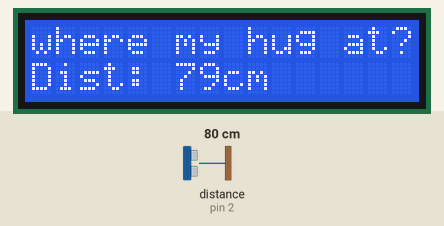
Bench run of a sketch on a simulated Arduino Uno, built with avr-gcc and run on an emulated ATmega328P. Shown: 16×2 character LCD. Wiring (inferred from the names in the program): ultrasonic range finder: trigger pin 2; echo pin 2. Inputs (shaded band) come from the test bench; at power-on: distance to the obstacle (sensor on pin 2) 80 cm. The echo pulse lasts 58.3 µs per cm; what the sketch prints to the serial monitor is not drawn.

Above: at 1.7 s.
1.8 s: distance to the obstacle (sensor on pin 2) set to 18 cm
At 2.19 s:
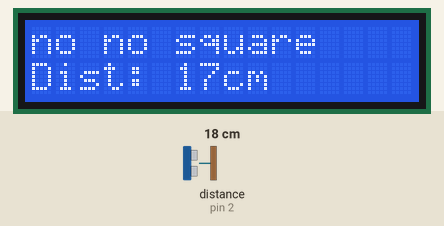
3.7 s: distance to the obstacle (sensor on pin 2) set to 12 cm
At 3.87 s:
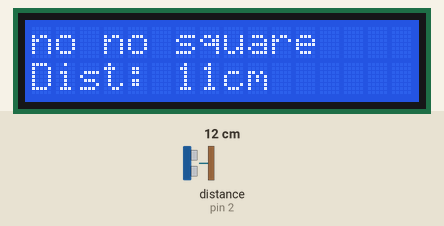
5.2 s: distance to the obstacle (sensor on pin 2) set to 9 cm
At 5.54 s:
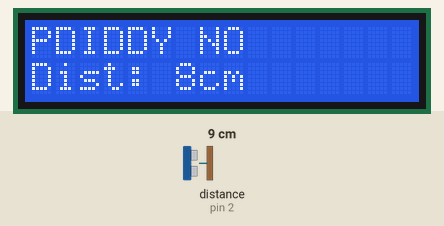
7.1 s: distance to the obstacle (sensor on pin 2) set to 120 cm
At 7.22 s:
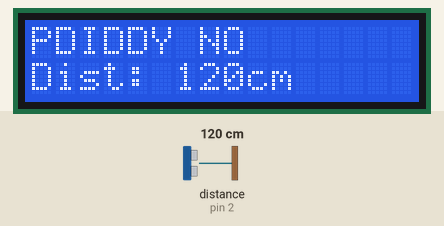
10.1 s: distance to the obstacle (sensor on pin 2) set to 2 cm
At 10.18 s:
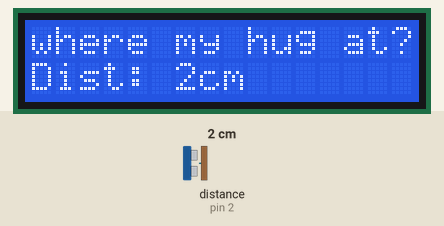
13.1 s: distance to the obstacle (sensor on pin 2) set to 9 cm
At 13.34 s:
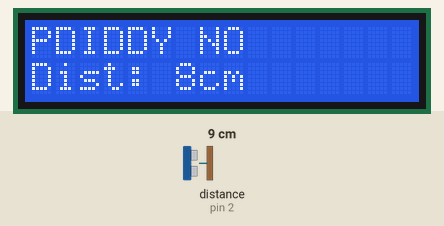

The sketch:

Project_UNO_Reverse.ino
```cpp
#include <LiquidCrystal.h>
#define sigPin 2 // Connect to the SIG pin on your sensor

long duration;
int distance;
LiquidCrystal lcd(12, 11, 8, 7, 6, 5);

void setup() {
    Serial.begin(9600);
    Serial.println("Distance measurement using 3-Pin/SIG Ultrasonic Sensor.");
    delay(500);

    lcd.begin(16, 2);
    lcd.setCursor(0, 0);
    lcd.print("Distance Monitor");
}

void loop() {
    // 1. Set the pin to OUTPUT to send the trigger pulse
    pinMode(sigPin, OUTPUT);
    digitalWrite(sigPin, LOW);
    delayMicroseconds(2);

    digitalWrite(sigPin, HIGH);
    delayMicroseconds(10);
    digitalWrite(sigPin, LOW);

    // 2. IMMEDIATELY switch the pin to INPUT to listen for the echo
    pinMode(sigPin, INPUT);
    duration = pulseIn(sigPin, HIGH);

    // 3. Calculate distance
    distance = duration * 0.0344 / 2;

    // 4. Print results
    Serial.print("Distance: ");
    Serial.print(distance);
    Serial.println(" cm");

    lcd.setCursor(0, 1);
    lcd.print("Dist: ");
    lcd.print(distance);
    lcd.print("cm   ");

    delay(100); // Wait before the next reading
    if(distance > 40) {
        lcd.begin(16, 2);
        lcd.setCursor(0, 0);
        lcd.print("where my hug at?");

	} else if (distance < 10) {
        lcd.begin(16, 2);
        lcd.setCursor(0, 0);
        lcd.print("PDIDDY NO");

	} else {
        lcd.begin(16, 2);
        lcd.setCursor(0, 0);
        lcd.print("no no square");
	}

}
```

Measured:
- the behaviour switches between 11 and 10 cm on distance to the obstacle (sensor on pin 2) (found by bisection; images 2 and 3)
- after the input at 1.8 s, the display: first differs from a run without the input after 0.15 s (image 1 shows a later state)
- after the input at 3.7 s, the display: first differs from a run without the input after 0.09 s (image 2)
- after the input at 5.2 s, the display: first differs from a run without the input after 0.10 s (image 3 shows a later state)
- after the input at 7.1 s, the display: first differs from a run without the input at once (image 4)
- after the input at 10.1 s, the display: first differs from a run without the input at once (image 5)
- after the input at 13.1 s, the display: first differs from a run without the input after 0.17 s (image 6)
